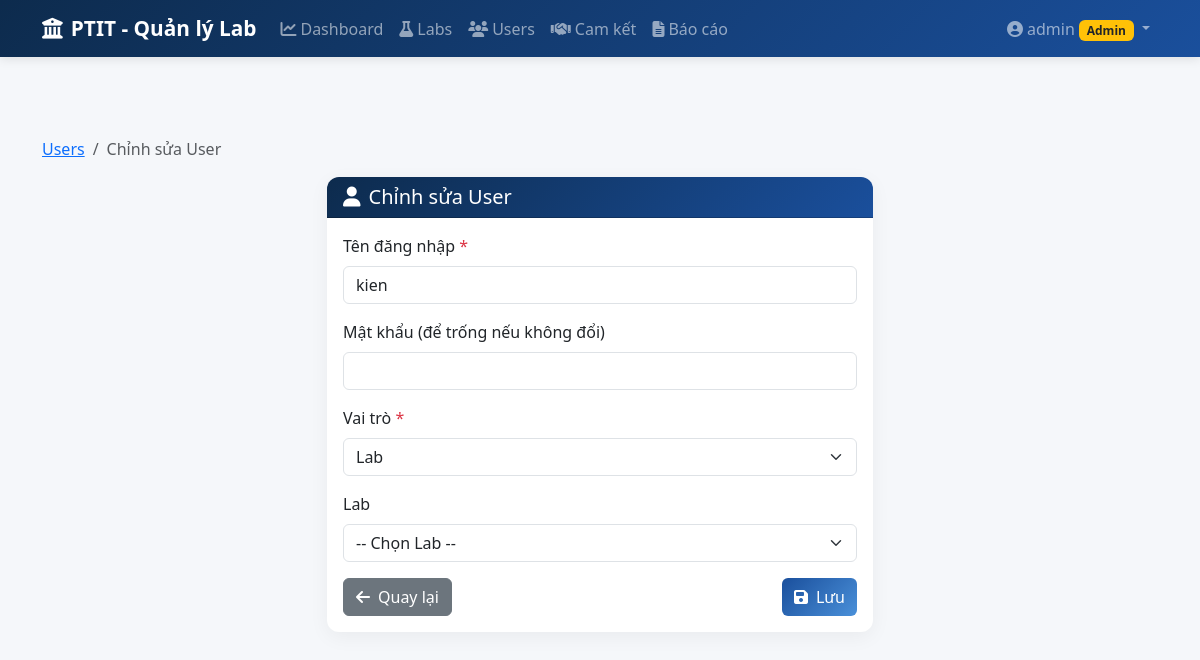
The page /users/edit/4 (signed in) on the database its author committed.
### app/models.py (models this page shows, shortened)
class User(UserMixin, db.Model):
    __tablename__ = 'users'
    id = db.Column(db.Integer, primary_key=True)
    username = db.Column(db.String(50), unique=True, nullable=False)
    password_hash = db.Column(db.String(200), nullable=False)
    role = db.Column(db.String(20), nullable=False)  # 'admin' or 'lab'
    lab_id = db.Column(db.Integer, db.ForeignKey('labs.id', ondelete='SET NULL'), nullable=True)
    def is_admin(self):
        return self.role == 'admin'

### app/routes/users.py (the view, shortened to what this page needs)
@bp.route('/users/edit/<int:user_id>', methods=['GET', 'POST'])
@login_required
def users_edit(user_id):
    if not current_user.is_admin():
        flash('Bạn không có quyền truy cập trang này.', 'danger')
        return redirect(url_for('main.dashboard'))
    user = User.query.get_or_404(user_id)
    labs = Lab.query.all()
    return render_template('users/form.html', user=user, labs=labs, action='Chỉnh sửa User')

### templates/users/form.html (shortened to what this page needs)
{% extends "base.html" %}
{% block content %}
<nav aria-label="breadcrumb" class="mb-3">
    <ol class="breadcrumb">
        <li class="breadcrumb-item"><a href="{{ url_for('users.users_list') }}">Users</a></li>
        <li class="breadcrumb-item active">{{ action }}</li>
    </ol>
</nav>
<div class="row justify-content-center">
    <div class="col-lg-6">
        <div class="card">
            <div class="card-header">
                <h5 class="mb-0">
                    <i class="fas fa-user me-2"></i>{{ action }}
                </h5>
            </div>
            <div class="card-body">
                <form method="POST">
                    <div class="mb-3">
                        <label for="username" class="form-label">Tên đăng nhập <span class="text-danger">*</span></label>
                        <input type="text" class="form-control" id="username" name="username"
                               value="{{ user.username if user else '' }}" required>
                    </div>
                    <div class="mb-3">
                        <label for="password" class="form-label">
                            Mật khẩu {% if not user %}<span class="text-danger">*</span>{% else %}(để trống nếu không đổi){% endif %}
                        </label>
                        <input type="password" class="form-control" id="password" name="password" {{ 'required' if not user else '' }}>
                    </div>
                    <div class="mb-3">
                        <label for="role" class="form-label">Vai trò <span class="text-danger">*</span></label>
                        <select class="form-select" id="role" name="role" required>
                            <option value="lab" {% if user and user.role == 'lab' %}selected{% endif %}>Lab</option>
                        </select>
                    </div>
                    <div class="mb-3" id="labSelect">
                        <label for="lab_id" class="form-label">Lab</label>
                        <select class="form-select" id="lab_id" name="lab_id">
                            <option value="">-- Chọn Lab --</option>
                        </select>
                    </div>
                    <div class="d-flex justify-content-between">
                        <a href="{{ url_for('users.users_list') }}" class="btn btn-secondary">
                            <i class="fas fa-arrow-left me-2"></i>Quay lại
                        </a>
                        <button type="submit" class="btn btn-primary">
                            <i class="fas fa-save me-2"></i>Lưu
                        </button>
                    </div>
                </form>
            </div>
        </div>
    </div>
</div>
{% endblock %}

### templates/base.html (shortened to what this page needs)
<!DOCTYPE html>
<html lang="vi">
<head>
    <link href="https://cdn.jsdelivr.net/npm/bootstrap@5.3.2/dist/css/bootstrap.min.css" rel="stylesheet">
    <link href="https://cdnjs.cloudflare.com/ajax/libs/font-awesome/6.5.1/css/all.min.css" rel="stylesheet">
    <link href="https://cdn.jsdelivr.net/npm/bootstrap-icons@1.11.2/font/bootstrap-icons.css" rel="stylesheet">
    <link href="{{ url_for('static', filename='css/style.css') }}" rel="stylesheet">
</head>
<body>
    {% if current_user.is_authenticated %}
    <nav class="navbar navbar-expand-lg navbar-dark bg-ptit">
        <div class="container">
            <a class="navbar-brand" href="{{ url_for('main.dashboard') }}">
                <i class="fas fa-university me-2"></i>PTIT - Quản lý Lab
            </a>
            <div class="collapse navbar-collapse" id="navbarNav">
                <ul class="navbar-nav me-auto">
                    <li class="nav-item">
                        <a class="nav-link" href="{{ url_for('main.dashboard') }}">
                            <i class="fas fa-chart-line me-1"></i>Dashboard
                        </a>
                    </li>
                    {% if current_user.is_admin() %}
                    <li class="nav-item">
                        <a class="nav-link" href="{{ url_for('labs.labs_list') }}">
                            <i class="fas fa-flask me-1"></i>Labs
                        </a>
                    </li>
                    <li class="nav-item">
                        <a class="nav-link" href="{{ url_for('users.users_list') }}">
                            <i class="fas fa-users me-1"></i>Users
                        </a>
                    </li>
                    {% endif %}
                    <li class="nav-item">
                        <a class="nav-link" href="{{ url_for('commitments.commitments_list') }}">
                            <i class="fas fa-handshake me-1"></i>Cam kết
                        </a>
                    </li>
                    {% if current_user.is_admin() %}
                    <li class="nav-item">
                        <a class="nav-link" href="{{ url_for('reports.reports') }}">
                            <i class="fas fa-file-alt me-1"></i>Báo cáo
                        </a>
                    </li>
                    {% endif %}
                </ul>
                <ul class="navbar-nav">
                    <li class="nav-item dropdown">
                        <a class="nav-link dropdown-toggle" href="#" data-bs-toggle="dropdown">
                            <i class="fas fa-user-circle me-1"></i>{{ current_user.username }}
                            {% if current_user.is_admin() %}
                            <span class="badge bg-warning text-dark">Admin</span>
                            {% else %}
                            <span class="badge bg-info">Lab</span>
                            {% endif %}
                        </a>
                    </li>
                </ul>
            </div>
        </div>
    </nav>
    {% endif %}
    <main class="{% if current_user.is_authenticated %}main-content{% endif %}">
        <div class="container">
            {% block content %}{% endblock %}
        </div>
    </main>
</body>
</html>

### static/css/style.css (style rules this page uses)
:root { --ptit-blue: #1a4f9c; --ptit-light-blue: #4a90d9; --ptit-dark: #0d2b4d; }
body { background-color: #f5f7fa; font-family: 'Segoe UI', Tahoma, Geneva, Verdana, sans-serif; min-height: 100vh; }
.main-content { padding-top: 80px; padding-bottom: 40px; }
.navbar.bg-ptit { background: linear-gradient(135deg, var(--ptit-dark) 0%, var(--ptit-blue) 100%); box-shadow: 0 2px 10px rgba(0,0,0,0.1); }
.navbar-brand { font-weight: 700; font-size: 1.3rem; }
.nav-link { font-weight: 500; transition: all 0.3s; }
.card { border: none; border-radius: 12px; box-shadow: 0 5px 20px rgba(0,0,0,0.05); }
.card-header { background: linear-gradient(135deg, var(--ptit-dark), var(--ptit-blue)); color: white; border-radius: 12px 12px 0 0 !important; font-weight: 600; }
.btn-primary { background: linear-gradient(135deg, var(--ptit-blue), var(--ptit-light-blue)); border: none; }

### rows shown on the page
User: username "admin"
User: username "kien", role "Lab"

### other values the page prints
{{ action }} "Chỉnh sửa User"
